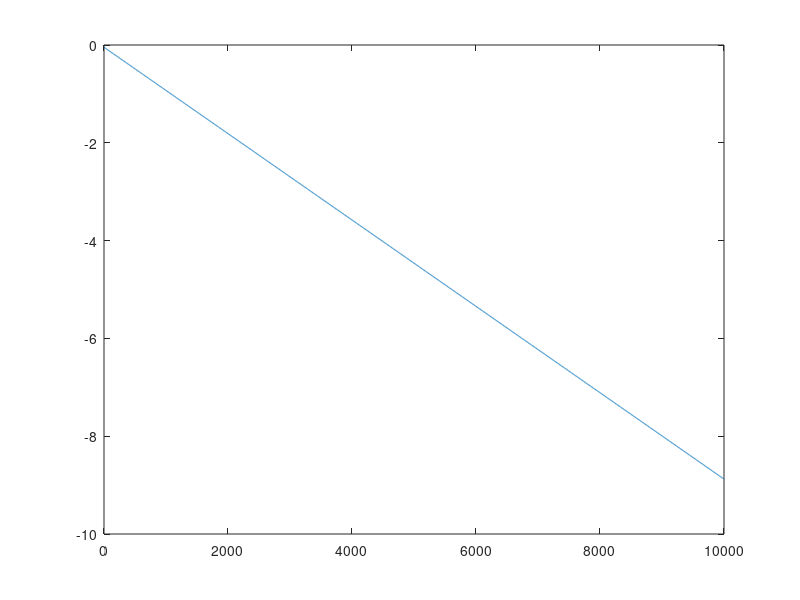

Reproduce this figure in MATLAB.

close all; clear all; clc;

reference = 3.72;

measured_voltage = zeros(1,10000);
for i=1:10000
    measured_voltage(i) = 5 ;%+ 0.0001*i;
end

error = zeros(1,10000);
previous_error = 0;
previous_output = 0;
output = zeros(1,10000);
kp = 0.1819;
ki = 10.3902;
Ts = 0.000332;

for i=1:10000
        
    error(i) = reference - measured_voltage(i);
    output(i) = kp*(error(i) - previous_error) + ki*Ts*0.5*(error(i) + previous_error) + previous_output;
    previous_error = error(i);
    previous_output = output(i);
end

plot(1:10000, output/5);